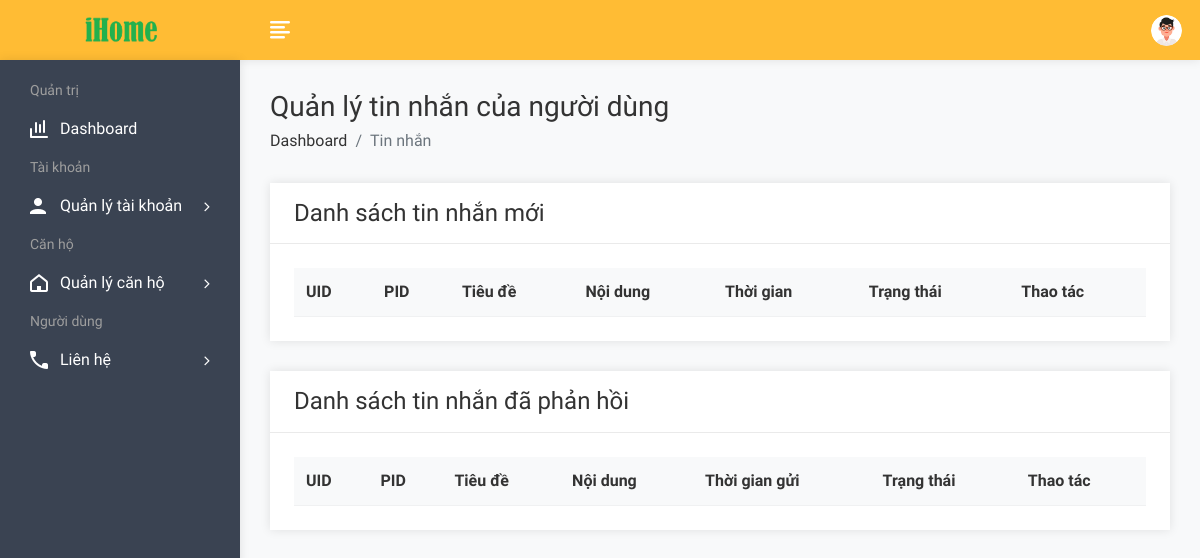
The app's page /admin/messageview.php (signed in), older data.
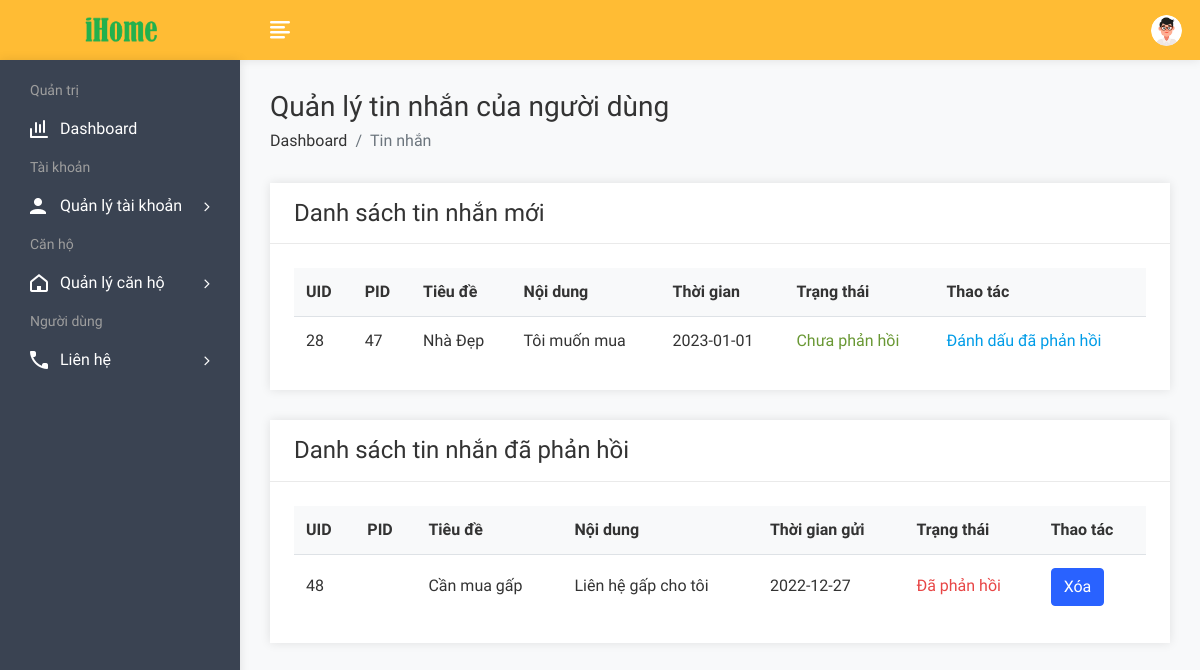
The same page, newer data.
### tables this page shows
CREATE TABLE `message` (
  `message_id` int(50) NOT NULL,
  `message_subject` varchar(100) NOT NULL,
  `message_content` varchar(250) NOT NULL,
  `uid` int(50) NOT NULL,
  `status` int(1) NOT NULL,
  `date` date NOT NULL DEFAULT current_timestamp(),
  `pid` int(50) DEFAULT NULL
);

### admin/messageview.php (the view, shortened to what this page needs)
<!DOCTYPE html>
<html lang="en">
<head>
	<link rel="stylesheet" href="assets/css/bootstrap.min.css">
	<link rel="stylesheet" href="assets/css/font-awesome.min.css">
	<link rel="stylesheet" href="assets/css/feathericon.min.css">
	<link rel="stylesheet" href="assets/plugins/datatables/dataTables.bootstrap4.min.css">
	<link rel="stylesheet" href="assets/plugins/datatables/responsive.bootstrap4.min.css">
	<link rel="stylesheet" href="assets/plugins/datatables/select.bootstrap4.min.css">
	<link rel="stylesheet" href="assets/plugins/datatables/buttons.bootstrap4.min.css">
	<link rel="stylesheet" href="assets/css/style.css">
</head>
<body>
	<?php include("header.php"); ?>
	<div class="page-wrapper">
		<div class="content container-fluid">
			<div class="page-header">
				<div class="row">
					<div class="col">
						<h3 class="page-title">Quản lý tin nhắn của người dùng</h3>
						<ul class="breadcrumb">
							<li class="breadcrumb-item"><a href="dashboard.php">Dashboard</a></li>
							<li class="breadcrumb-item active">Tin nhắn</li>
						</ul>
					</div>
				</div>
			</div>
			<div class="row">
				<div class="col-sm-12">
					<div class="card">
						<div class="card-header">
							<h4 class="card-title">Danh sách tin nhắn mới</h4>
						</div>
						<div class="card-body">
							<table id="basic-datatable" class="table">
								<thead>
									<tr>
										<th>UID</th>
										<th>PID</th>
										<th>Tiêu đề</th>
										<th>Nội dung</th>
										<th>Thời gian</th>
										<th>Trạng thái</th>
										<th>Thao tác</th>
									</tr>
								</thead>
								<tbody>
									<?php
									$query = mysqli_query($con, "select * from message where status = 0");
									while ($row = mysqli_fetch_row($query)) {
									?>
										<tr>
											<td><?php echo $row['3']; ?></td>
											<td><?php echo $row['6']; ?></td>
											<td><?php echo $row['1']; ?></td>
											<td><?php echo $row['2']; ?></td>
											<td><?php echo $row['5']; ?></td>
											<td class="text-success"><?php if ($row['4'] == 0) echo "Chưa phản hồi"; ?></td>
											<td><a href="messagestatus.php?id=<?php echo $row['0']; ?>">Đánh dấu đã phản hồi</a></td>
										</tr>
									<?php
									}
									?>
								</tbody>
							</table>
						</div>
					</div>
				</div>
			</div>
			<div class="row">
				<div class="col-sm-12">
					<div class="card">
						<div class="card-header">
							<h4 class="card-title">Danh sách tin nhắn đã phản hồi</h4>
						</div>
						<div class="card-body">
							<table id="basic-datatable" class="table">
								<thead>
									<tr>
										<th>UID</th>
										<th>PID</th>
										<th>Tiêu đề</th>
										<th>Nội dung</th>
										<th>Thời gian gửi</th>
										<th>Trạng thái</th>
										<th>Thao tác</th>
									</tr>
								</thead>
								<tbody>
									<?php
									$query = mysqli_query($con, "select * from message where status = 1");
									while ($row = mysqli_fetch_row($query)) {
									?>
										<tr style="line-height: 38px;">
											<td><?php echo $row['3']; ?></td>
											<td><?php echo $row['6']; ?></td>
											<td><?php echo $row['1']; ?></td>
											<td><?php echo $row['2']; ?></td>
											<td><?php echo $row['5']; ?></td>
											<td class="text-danger"><?php if ($row['4'] == 1) echo "Đã phản hồi"; ?></td>
											<td><a class="btn btn-primary" href="messagedelete.php?id=<?php echo $row['0']; ?>" onclick="return confirm('Bạn chắc chắn muốn xóa chứ?')">Xóa</a></td>
										</tr>
									<?php
									}
									?>
								</tbody>
							</table>
						</div>
					</div>
				</div>
			</div>
		</div>
	</div>
</body>
</html>

Row changes from the older to the newer data that the page shows:
added message: uid "28", pid "47", message_subject "Nhà Đẹp", message_content "Tôi muốn mua", date "2023-01-01", status "Chưa phản hồi", shown under "Danh sách tin nhắn mới"
added message: uid "48", message_subject "Cần mua gấp", message_content "Liên hệ gấp cho tôi", date "2022-12-27", status "Đã phản hồi", shown under "Danh sách tin nhắn đã phản hồi"
